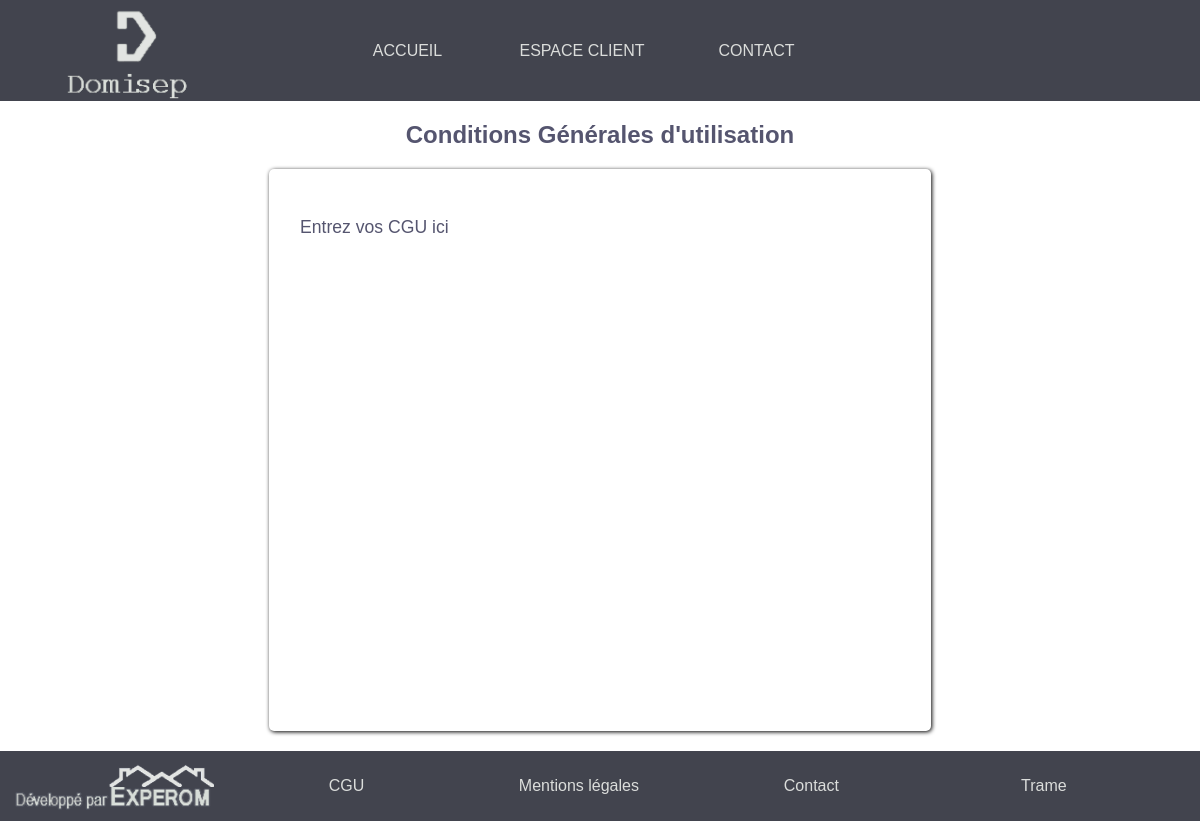
Before: /cgu with the older database file.
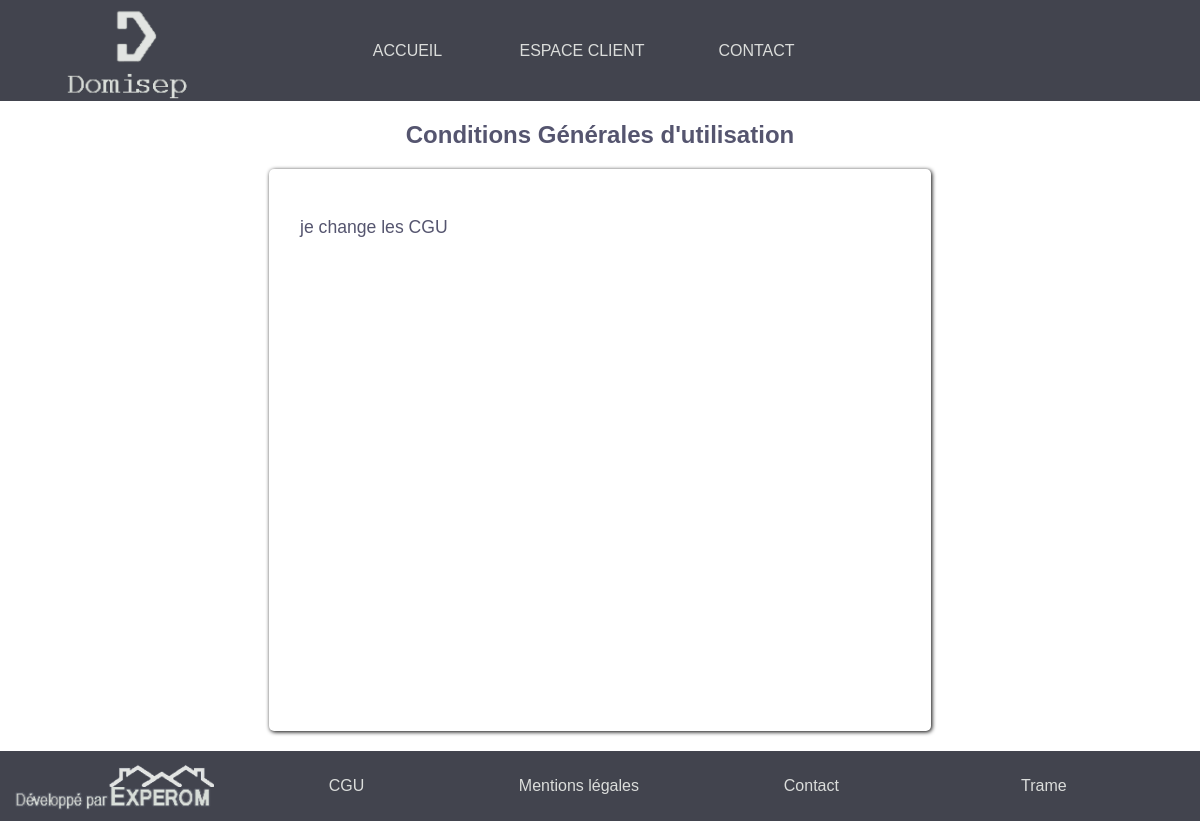
After: the same page with the newer database file.
### tables this page shows
CREATE TABLE `cgu` (
  `ID` int(11) NOT NULL,
  `text` text NOT NULL,
  `last_update` date NOT NULL,
  `last_admin` varchar(255) NOT NULL
);

### controller/cgu.php (called while the page is built)
<?php
$tableau = array('typeDeRequete'=>'select', 'table'=>'cgu','param'=>array('ID'=>1));
$dataCGU = requeteDansTable($db,$tableau);
$textCGU = "";
if ($dataCGU != array()) {
    $textCGU = $dataCGU[0]['text'];
}
include('vue/cgu.php');
?>

### modele/general.php (called while the page is built, shortened)
<?php
function securite($tableau)
{
    $tableauEntitiesAndCrypt = array();
    foreach ($tableau['param'] as $key => $value) {
        if ($key == 'mdp') {
            $tableauEntitiesAndCrypt[$key] = 'cocos_'.md5($value);
        } else {
            $tableauEntitiesAndCrypt[$key] = htmlentities($value);
        }
    }
    unset($tableau['param']);
    $tableau['param'] = $tableauEntitiesAndCrypt;
    return $tableau;
}
function requeteDansTable($db,$tableau){
    $tableau = securite($tableau);
    if ($tableau['typeDeRequete'] == "select") {
        $tableau = implodeChampsValues($tableau);
        $query = 'SELECT * FROM '.$tableau['table'].' WHERE '.$tableau['champsValues'];
    }
    $param = $tableau['param'];
    $requete = $db->prepare($query);
    $requete->execute($param);
    $tableauDonnees = array();
    if ($tableau['typeDeRequete'] == "select") {
        while ($donnees = $requete -> fetch()) {
            $tableauDonnees[] = $donnees;
        }
        return $tableauDonnees;
    }
}
function implodeChampsValues($tableau)
{
    if ($tableau['typeDeRequete'] == 'insert') {
        $tableauChamps = array();
        $tableauValues = array();
        foreach ($tableau["param"] as $key => $values) {
            if ($key == 'dateInscription') {
                $tableauValues[] = 'NOW()';
            } else {
                $tableauValues[] = ':' . $key;
            }
        }
        $tableauValues = implode(', ', $tableauValues);
        foreach ($tableau["param"] as $key => $values) {
            $tableauChamps[] = $key;
        }
        $tableauChamps = implode(', ', $tableauChamps);
        $tableau['champs'] = $tableauChamps;
        $tableau['values'] = $tableauValues;
        unset($tableau['param']['dateInscription']);
        return $tableau;
    }
    else if ($tableau['typeDeRequete'] == 'select' or $tableau['typeDeRequete'] == 'delete') {
        $tableauChampsValues = array();
        foreach ($tableau['param'] as $key => $value) {
            $tableauChampsValues[] = $key . '=:' . $key;
        }
        $tableauChampsValues = implode(' AND ',$tableauChampsValues);
        $tableau['champsValues']  = $tableauChampsValues;
        return $tableau;
    }
}
?>

### vue/cgu.php (the view, shortened to what this page needs)
<?php
if (isset($_SESSION['role'])) {
    if ($_SESSION['role'] != 'admin') {
        include("vue/header.php");
        include("vue/footer.php");
    } else {
        include("vue/back-office/header.php");
        include("vue/back-office/footer.php");
    }
}
else {
    include("vue/header.php");
    include("vue/footer.php");
}
?>
    <section id="cgu-foot-section">
        <h1>Conditions Générales d'utilisation</h1>
        <div id="cgu-foot">
            <p><?php if ($textCGU != "") { echo $textCGU; } else { echo "Les CGU doivent être mises à jour"; } ?></p>
        </div>
    </section>
<?php
$section = ob_get_clean();
include('gabarit.php');

### vue/header.php (shortened to what this page needs)
<header>
    <a href="/accueil"  class="inline logo" ><img src="/vue/style/images/logo-header.png" alt="logo_domisep" class="logo"></a></a>
    <nav class="inline">
        <ul id="menuAccueil">
            <li class="nonderoulant"><a href="/accueil">accueil</a></li>
            <li class="deroulant"><a href='/espace-client'>espace client</a>
            </li>
            <li class="nonderoulant"><a href="/contact">Contact</a></li>
        </ul>
    </nav>
</header>
<?php
$header = ob_get_clean();

### vue/footer.php (shortened to what this page needs)
<footer>
    <ul id="footer">
        <li><a href="/admin" id="redirAdmin"><img src="/vue/style/images/logo-footer.png" alt="logoExperom" class="logoExperom"></a></li>
        <li><a href="/cgu">CGU</a></li>
        <li><a href="/mention-legal">Mentions légales</a></li>
        <li><a href="/contact">Contact</a></li>
        <li><a href="/trame">Trame</a></li>
    </ul>
</footer>
<?php
$footer = ob_get_clean();

### index.php (shortened to what this page needs)
<?php
include("modele/connexionDB.php");
include("modele/general.php");
if (!isset($_GET["cible"])) {
    include("vue/espaceClient/connexion.php");
}
else if ($_GET['cible'] == 'admin') {
    include('controller/back-office/index.php');
}
else if ($_GET['cible'] == 'mention-legal') {
    include('vue/mention-legal.php');
}
else if ($_GET['cible'] == 'cgu') {
    include('controller/cgu.php');
}
?>

### gabarit.php (shortened to what this page needs)
<!DOCTYPE html>
<html>
<head>
    <link rel="stylesheet" type="text/css" href="/vue/style/style.css" />
    <link rel="stylesheet" type="text/css" href="/vue/style/font_general/flaticon.css">
</head>
<body>
<div id="page">
    <?php echo($header);?>
    <?php echo($section);?>
    <?php echo($footer);?>
</div>
</body>
</html>

### vue/style/style.css (style rules this page uses)
html { height:100%; margin:0; }
body { font-family:Verdana,Arial,sans-serif; padding:0; margin:0; background: #FFFFFF ; height:100%; }
div#page { display: table; height:100%; width:100%; }
section, header, footer { display: table-row; }
a { text-decoration: none; color:#DBDDDB; }
footer { height :70px; width:100%; background: #42444E; color: #DBDDDB; vertical-align: middle; }
ul#footer { line-height: 50px; height:70px; width:100%; vertical-align: middle; display: inline-block; padding:0; margin:0; }
#footer li { display:inline-block; padding:0; margin:0; text-align: center; width:19%; line-height:70px; height:70px; vertical-align: middle; }
#footer li img { width:200px; vertical-align: middle; height:50px; }
#footer a#redirAdmin { display: inline-block; width: 200px; height: 50px; }
#footer a { margin:0; padding:0; line-height:50px; height:50px; }
header { height:100px; background: #42444E; color : #DBDDDB; text-transform: uppercase; padding: 0; margin:0; }
header > .inline { text-align: center; display:inline-block; }
header a.logo { width:24%; color:#DBDDDB; line-height: 100px; height: 100px; vertical-align: middle; padding:0; margin:0; text-align: left; }
header a.logo img { height:100px; padding-left:50px; }
section { text-align: center; color: rgb(85,85,111); }
nav.inline { width:49%; height:100px; line-height:70px ; padding:0; margin: 0 0 0 0; }
nav.inline ul#menuAccueil { list-style: none; vertical-align: middle; height:100px; line-height: 100px; margin:0 auto 0 auto; padding:0; }
nav.inline ul li { padding:0; margin:0; }
li.deroulant { position: relative; }
.inline ul li { display: inline-block; padding:0px; width:170px; line-height: 40px; height:40px; vertical-align: middle; }
nav.inline li a { display: inline-block; padding:0; margin:0; width:100%; height:100%; }
section#cgu-foot-section { display: table-cell; vertical-align: middle; }
section#cgu-foot-section div#cgu-foot { width: 50%; min-height:500px; display: block; margin:0 auto 20px auto; border: solid transparent 1px; box-shadow: 1px 1px 4px black; border-radius: 5px; text-align: left; padding:30px; font-size: 1.1em; }

Changed rows visible on the page:
changed cgu: text "Entrez vos CGU ici" → "je change les CGU"
